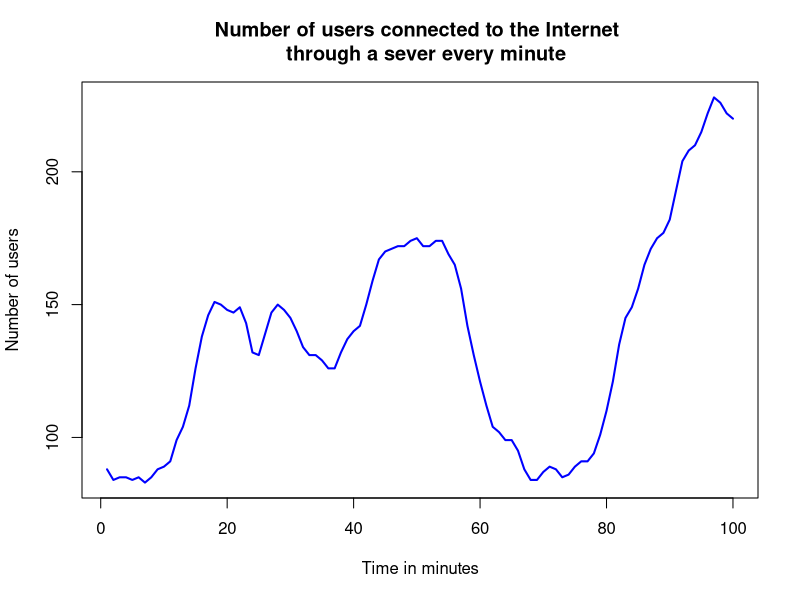
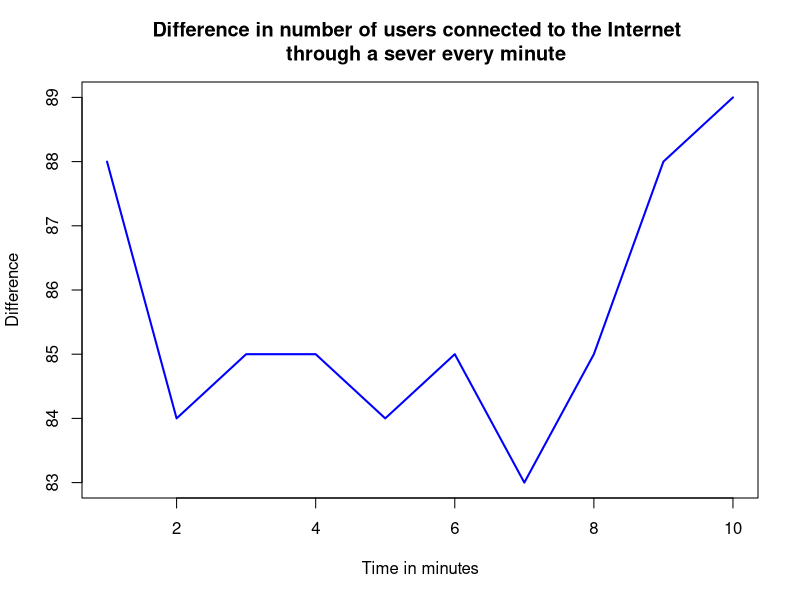
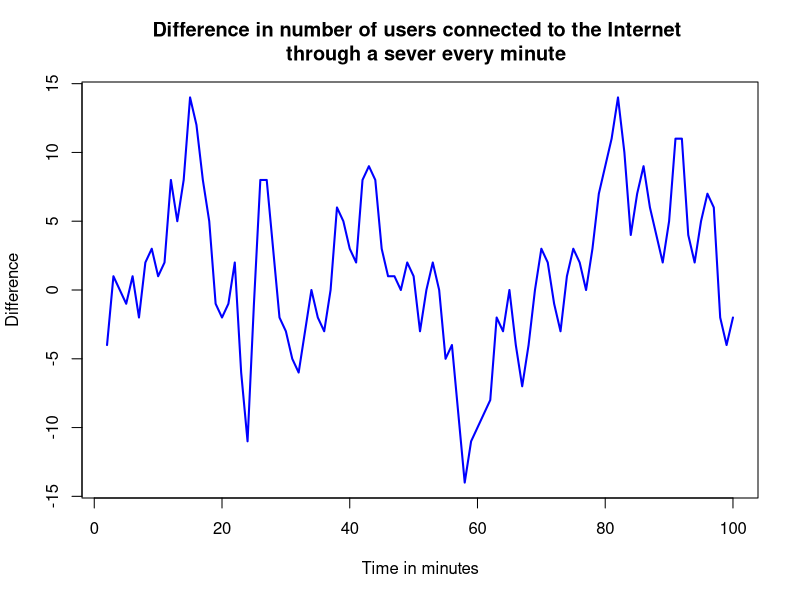
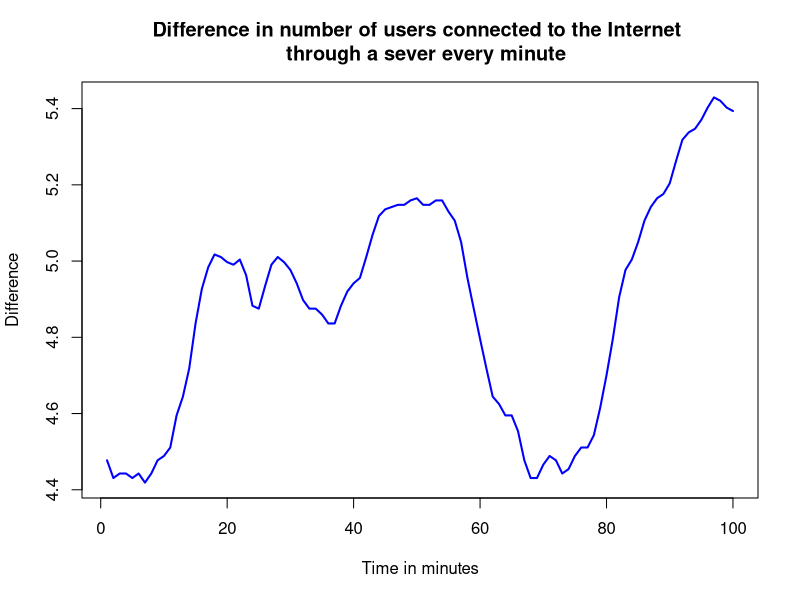

R code for these plots, in order:
###########################
# R-File for Assignment 1 dealing with dataset 1 (WWWusage)
###########################

# Copyright statement comes here
# Author comment
# File descritpion comment, including purpose of program, inputs and outputs


# Formatted accirding to google style guide
#Load libraries
library(ggplot2)
#Find a full list of pre-installed datasets here
#https://stat.ethz.ch/R-manual/R-devel/library/datasets/html/00Index.html

#Set working directory Christopher
setwd("C:/Users/Christopher/Google Drive/Collaborative Data Analysis/CollaborativeDataAnalysisChristopherAndLisa/Assignment_1")

#Load Internet Usage per Minute Data and pass it into a dataframe
data("WWWusage")  # Load data
?WWWusage  # Describe data
data <- data.frame(WWWusage)  # Putting it into a data frame can't hurt

#Adding time can't hurt either
data$time <- c(1:100)

#######################
#Descirptive statistics
#######################

#Plot Internet usage
p1 <- plot(type ="l", data$time, data$WWWusage, main="Number of users connected to the Internet 
  through a sever every minute", 
  lwd=2, col="blue", ylab="Number of users",xlab="Time in minutes")

#Look at specific parts of the time series which allows for rescaling
WWWusage.first10 <- data$WWWusage[1:10]
plot(WWWusage.first10, type="l", main="Difference in number of users connected to the Internet 
  through a sever every minute", 
  lwd=2, col="blue", ylab="Difference",xlab="Time in minutes")

#Plot difference in interet usage
WWWusage.diff <- diff(data$WWWusage) 
plot(type = "l", WWWusage.diff, main="Difference in number of users connected to the Internet 
  through a sever every minute", 
  lwd=2, col="blue", ylab="Difference",xlab="Time in minutes")

#Take logs of time series and plot
WWWusage.log <- log(data$WWWusage)
plot(WWWusage.log, main="Difference in number of users connected to the Internet 
  through a sever every minute", 
  lwd=2, col="blue", ylab="Difference",xlab="Time in minutes")

#calculate mean and plot together with WWWusage, also let's try ggplot2
WWWusage.mean <- NA  # Create vector to avoid mistakes
WWWusage.mean[1:100] <- mean(data$WWWusage)  # Put mean of internet usage in there 100 times
data <- cbind(data, WWWusage.mean)  # bind it to dataframe
#p <- ggplot() +
#  geom.line(data = data, aes(x = time, y = WWWusage)) +
#  geom.line(data = data, aes(x = time, y = WWWusage.mean))
  
#print(p1)
